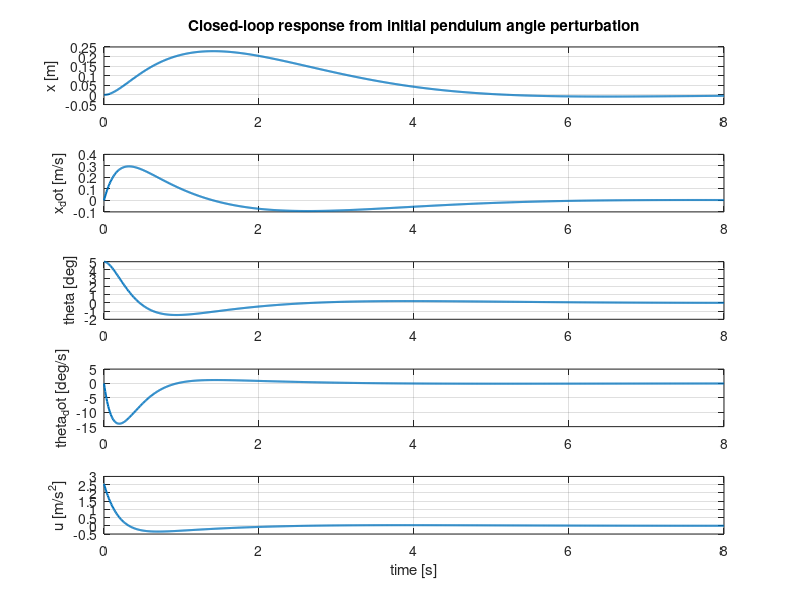

The MATLAB script that drew this image:
%% First-pass LQR model for the inverted pendulum on a linear actuator
%
% This script uses the simplified point-mass model documented in
% parameters.md. The actuator input is idealized as commanded cart
% acceleration:
%
%   u = x_ddot
%
% State vector:
%
%   X = [x; x_dot; theta; theta_dot]
%
% where theta = 0 is the upright equilibrium.

clear; clc; close all;

%% Physical parameters

g = 9.81;      % gravity [m/s^2]
l = 0.510;     % pivot to rough bob center of mass [m]

%% Linearized open-loop model

A = [0 1   0   0;
     0 0   0   0;
     0 0   0   1;
     0 0 g/l   0];

B = [0;
     1;
     0;
    -1/l];

%% LQR weights
%
% Increase q_theta to prioritize upright balance.
% Increase q_x to keep the actuator near the center of travel.
% Increase R to reduce commanded actuator acceleration.

q_x = 1;
q_x_dot = 0.1;
q_theta = 50;
q_theta_dot = 1;

Q = diag([q_x, q_x_dot, q_theta, q_theta_dot]);
R = 1;

%% Compute LQR gain and closed-loop dynamics

K = lqr(A, B, Q, R);
Acl = A - B*K;

disp('LQR gain K:');
disp(K);

disp('Closed-loop eigenvalues:');
disp(eig(Acl));

%% Simulate response from an initial perturbation

theta0_deg = 5;
X0 = [0;                  % initial cart position [m]
      0;                  % initial cart velocity [m/s]
      deg2rad(theta0_deg);% initial pendulum angle [rad]
      0];                 % initial pendulum angular velocity [rad/s]

t_final = 8;
t = linspace(0, t_final, 1000);

sys_cl = ss(Acl, zeros(4, 1), eye(4), zeros(4, 1));
[~, t_out, X] = initial(sys_cl, X0, t);

u = -(K * X.').';

%% Plot states and input

make_plots = true;

if make_plots
figure('Name', 'First-pass inverted pendulum LQR response');

subplot(5, 1, 1);
plot(t_out, X(:, 1), 'LineWidth', 1.5);
grid on;
ylabel('x [m]');
title('Closed-loop response from initial pendulum angle perturbation');

subplot(5, 1, 2);
plot(t_out, X(:, 2), 'LineWidth', 1.5);
grid on;
ylabel('x_dot [m/s]');

subplot(5, 1, 3);
plot(t_out, rad2deg(X(:, 3)), 'LineWidth', 1.5);
grid on;
ylabel('theta [deg]');

subplot(5, 1, 4);
plot(t_out, rad2deg(X(:, 4)), 'LineWidth', 1.5);
grid on;
ylabel('theta_dot [deg/s]');

subplot(5, 1, 5);
plot(t_out, u, 'LineWidth', 1.5);
grid on;
ylabel('u [m/s^2]');
xlabel('time [s]');
end

fprintf('Peak commanded acceleration: %.3f m/s^2\n', max(abs(u)));
fprintf('Peak cart displacement: %.3f m\n', max(abs(X(:, 1))));
